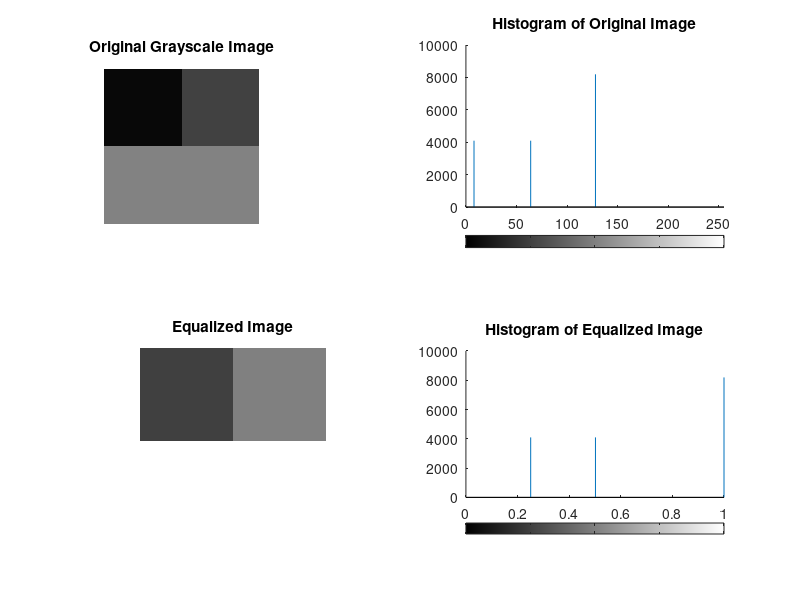

The MATLAB source for this figure: (Note: this script raises an error after producing the figure.)
% Dimensions of the image
rows = 128;
cols = 128;
img = zeros(rows, cols); % Initialize the image matrix
% Pixel intensity values
intensity_1 = 8;
intensity_2 = 64;
intensity_3 = 128;
% Define the quarters and half dimensions
quarter_rows = rows / 2;
quarter_cols = cols / 2;
img(1:quarter_rows, 1:quarter_cols) = intensity_1; % First quarter with intensity 8
img(1:quarter_rows, quarter_cols+1:end) = intensity_2; % Second quarter with intensity 64
img(quarter_rows+1:end, :) = intensity_3; % Remaining half with intensity 128
equalized_img = histeq(uint8(img)); % Perform histogram equalization
% Display the original image
figure;
subplot(2,3,1);
imshow(uint8(img));
title('Original Grayscale Image');
% Display the histogram of the original image
subplot(2,2,2);
imhist(uint8(img));
title('Histogram of Original Image');
% Display the equalized image
subplot(2,2,3);
imshow(equalized_img);
title('Equalized Image');
% Display the histogram of the equalized image
subplot(2,2,4);
imhist(equalized_img);
title('Histogram of Equalized Image');
% Print intensities to the command window
disp('Unique intensities in the original image:');
disp(original_intensities');
disp('Unique intensities in the equalized image:');
disp(equalized_intensities');
